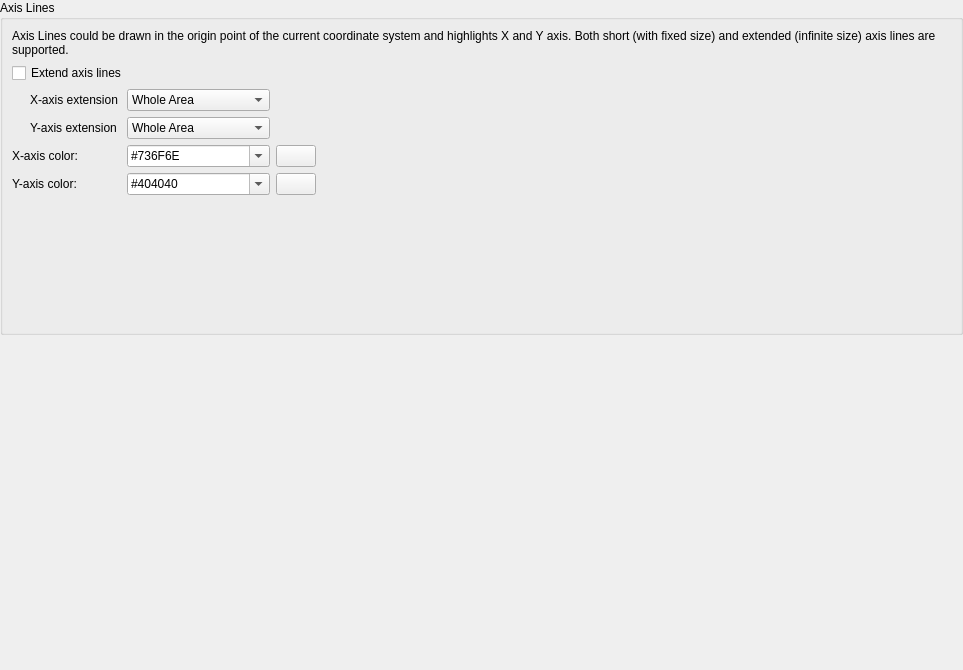
<?xml version="1.0" encoding="UTF-8"?>
<ui version="4.0">
 <class>LC_SettingsPageDraftingThemeCoordinateSystemAxisLines</class>
 <widget class="QWidget" name="LC_SettingsPageDraftingThemeCoordinateSystemAxisLines">
  <property name="geometry">
   <rect>
    <x>0</x>
    <y>0</y>
    <width>963</width>
    <height>670</height>
   </rect>
  </property>
  <layout class="QGridLayout" name="gridLayout_main">
   <property name="leftMargin">
    <number>0</number>
   </property>
   <property name="topMargin">
    <number>0</number>
   </property>
   <property name="rightMargin">
    <number>0</number>
   </property>
   <property name="bottomMargin">
    <number>0</number>
   </property>
   <item row="0" column="0">
    <widget class="QGroupBox" name="groupBox_9">
     <property name="title">
      <string>Axis Lines</string>
     </property>
     <layout class="QGridLayout" name="gridLayout_ax">
      <item row="2" column="1">
       <widget class="LC_ContentAdjustableComboBox" name="cbXAxisAreas">
        <property name="toolTip">
         <string>X-Axis Extension Mode

Defines how to draw extended X axis</string>
        </property>
        <item>
         <property name="text">
          <string>Whole Area</string>
         </property>
        </item>
        <item>
         <property name="text">
          <string>Positive Values Area</string>
         </property>
        </item>
       </widget>
      </item>
      <item row="3" column="1">
       <widget class="LC_ContentAdjustableComboBox" name="cbYAxisAreas">
        <property name="toolTip">
         <string>Y-Axis Extension Mode

Defines how to draw extended Y axis</string>
        </property>
        <item>
         <property name="text">
          <string>Whole Area</string>
         </property>
        </item>
        <item>
         <property name="text">
          <string>Positive Values Area</string>
         </property>
        </item>
       </widget>
      </item>
      <item row="3" column="0">
       <widget class="QLabel" name="lYAxisAreas">
        <property name="styleSheet">
         <string notr="true">margin-left:15px</string>
        </property>
        <property name="text">
         <string>Y-axis extension</string>
        </property>
        <property name="buddy">
         <cstring>cbYAxisAreas</cstring>
        </property>
       </widget>
      </item>
      <item row="4" column="0">
       <widget class="QLabel" name="lAxisXColor">
        <property name="text">
         <string>X-axis color:</string>
        </property>
        <property name="buddy">
         <cstring>cbAxisXColor</cstring>
        </property>
       </widget>
      </item>
      <item row="5" column="0">
       <widget class="QLabel" name="lAxisYColor">
        <property name="text">
         <string>Y-axis color:</string>
        </property>
        <property name="buddy">
         <cstring>cbAxisYColor</cstring>
        </property>
       </widget>
      </item>
      <item row="5" column="1">
       <widget class="LC_ContentAdjustableComboBox" name="cbAxisYColor">
        <property name="toolTip">
         <string>Y-Axis Color

Color for Y axis</string>
        </property>
        <property name="editable">
         <bool>true</bool>
        </property>
        <property name="currentText">
         <string>#404040</string>
        </property>
       </widget>
      </item>
      <item row="4" column="2">
       <widget class="LC_ColorButton" name="pb_axis_X">
        <property name="toolTip">
         <string>X-Axis Color

Click to select color.</string>
        </property>
       </widget>
      </item>
      <item row="0" column="0" colspan="4">
       <widget class="QLabel" name="label">
        <property name="text">
         <string>Axis Lines could be drawn in the origin point of the current coordinate system and highlights X and Y axis. Both short (with fixed size) and extended (infinite size) axis lines are supported.</string>
        </property>
        <property name="wordWrap">
         <bool>true</bool>
        </property>
       </widget>
      </item>
      <item row="5" column="2">
       <widget class="LC_ColorButton" name="pb_axis_Y">
        <property name="toolTip">
         <string>Y-Axis Color

Click to select color.</string>
        </property>
       </widget>
      </item>
      <item row="1" column="0" colspan="2">
       <widget class="QCheckBox" name="cbGridExtendAxisLines">
        <property name="toolTip">
         <string>Extend Axis Lines

If checked, axises will be inifinite lines.</string>
        </property>
        <property name="text">
         <string>Extend axis lines</string>
        </property>
       </widget>
      </item>
      <item row="4" column="1">
       <widget class="LC_ContentAdjustableComboBox" name="cbAxisXColor">
        <property name="toolTip">
         <string>X-Axis Color

Color for X axis</string>
        </property>
        <property name="editable">
         <bool>true</bool>
        </property>
        <property name="currentText">
         <string>#736F6E</string>
        </property>
       </widget>
      </item>
      <item row="2" column="0">
       <widget class="QLabel" name="lXAxisAreas">
        <property name="styleSheet">
         <string notr="true">margin-left:15px</string>
        </property>
        <property name="text">
         <string>X-axis extension</string>
        </property>
        <property name="buddy">
         <cstring>cbXAxisAreas</cstring>
        </property>
       </widget>
      </item>
      <item row="4" column="3">
       <spacer name="horizontalSpacer">
        <property name="orientation">
         <enum>Qt::Orientation::Horizontal</enum>
        </property>
        <property name="sizeHint" stdset="0">
         <size>
          <width>0</width>
          <height>0</height>
         </size>
        </property>
       </spacer>
      </item>
      <item row="6" column="1">
       <spacer name="verticalSpacer_2">
        <property name="orientation">
         <enum>Qt::Orientation::Vertical</enum>
        </property>
        <property name="sizeHint" stdset="0">
         <size>
          <width>0</width>
          <height>0</height>
         </size>
        </property>
       </spacer>
      </item>
     </layout>
    </widget>
   </item>
   <item row="1" column="0">
    <spacer name="verticalSpacer">
     <property name="orientation">
      <enum>Qt::Orientation::Vertical</enum>
     </property>
     <property name="sizeHint" stdset="0">
      <size>
       <width>0</width>
       <height>0</height>
      </size>
     </property>
    </spacer>
   </item>
  </layout>
 </widget>
 <customwidgets>
  <customwidget>
   <class>LC_ColorButton</class>
   <extends>QPushButton</extends>
   <header>lc_color_button.h</header>
  </customwidget>
  <customwidget>
   <class>LC_ContentAdjustableComboBox</class>
   <extends>QComboBox</extends>
   <header location="global">lc_content_adjustable_combo_box.h</header>
  </customwidget>
 </customwidgets>
 <resources/>
 <connections/>
</ui>
